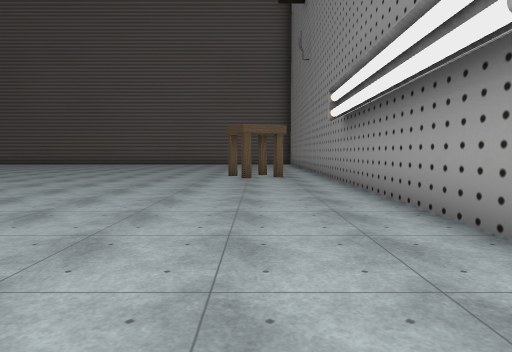
[1] (above)

21 first-person views from a walk through a 3-D level made in the Unity game engine. The camera is 1.5 m above the floor, tilts 4° down and sees 75° across. The floor is counted in squares, 2 m on a side. Each view is taken from the middle of a square. On the plan, view 1 faces up. The plan holds only what a view shows up to about 11 squares ahead; the rest is blank. The player character is not drawn. Some surface patterns are stand-ins.

[2]
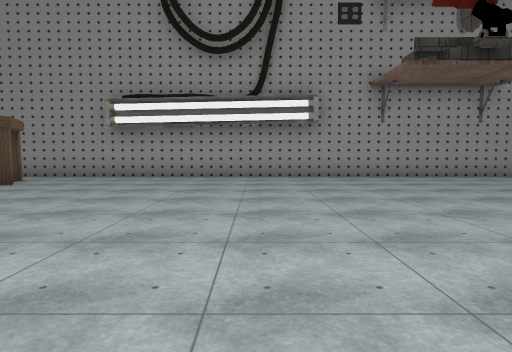

[3]
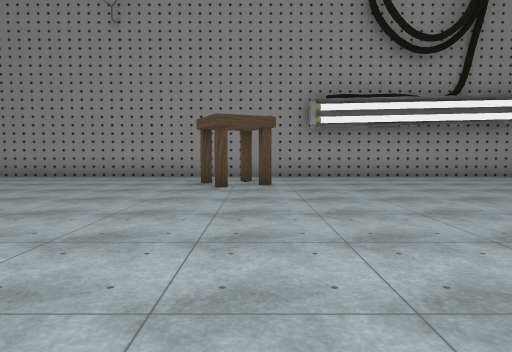

[4]
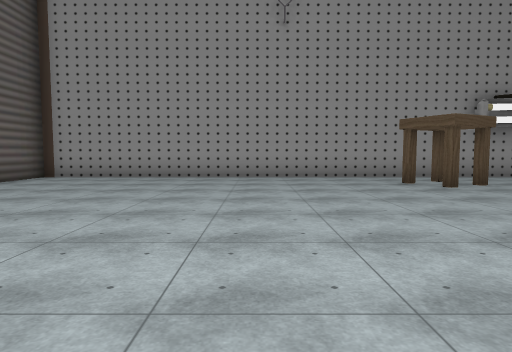

[5]
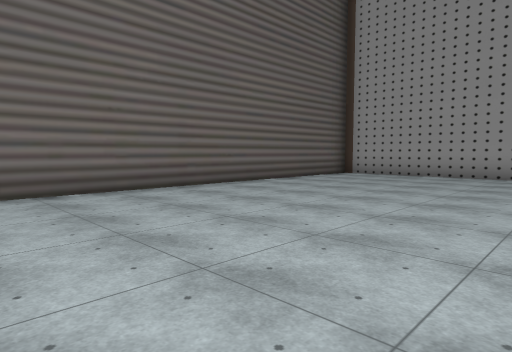

[6]
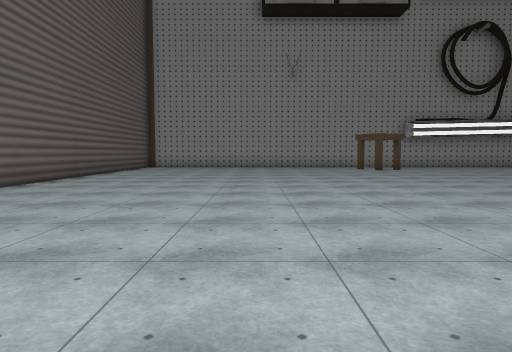

[7]
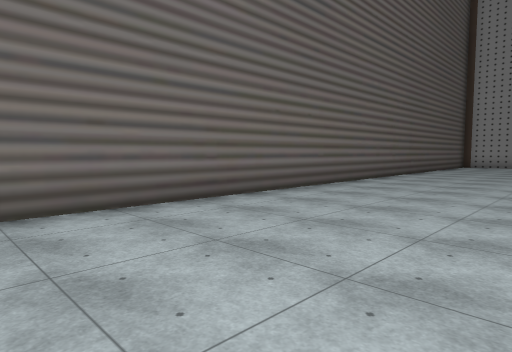

[8]
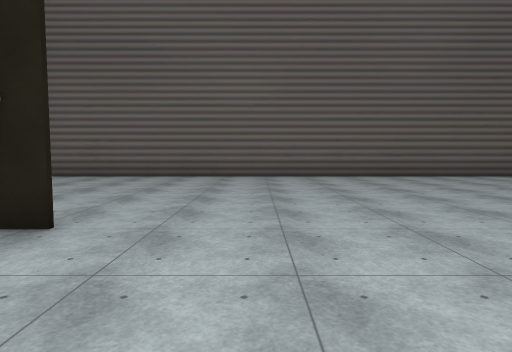

[9]
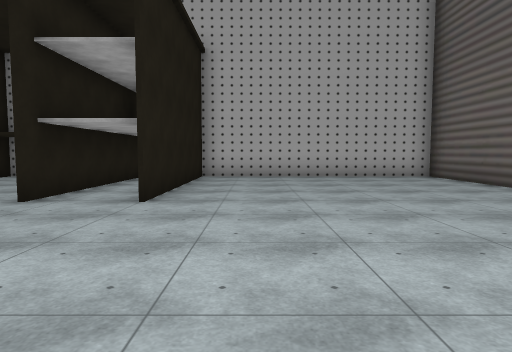

[10]
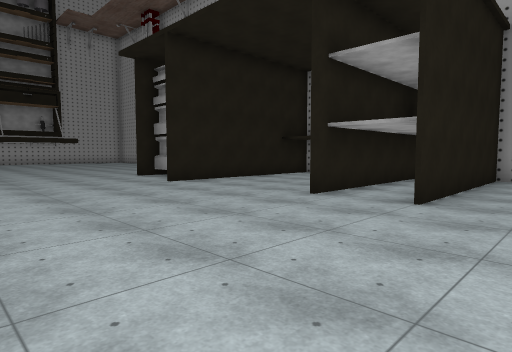

[11]
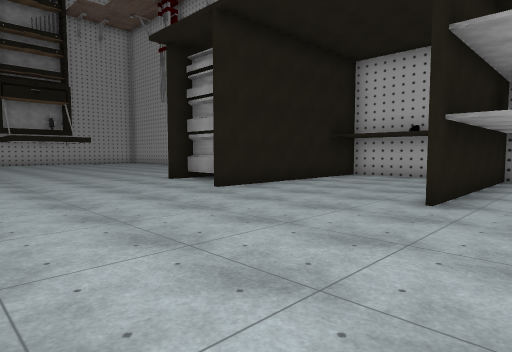

[12]
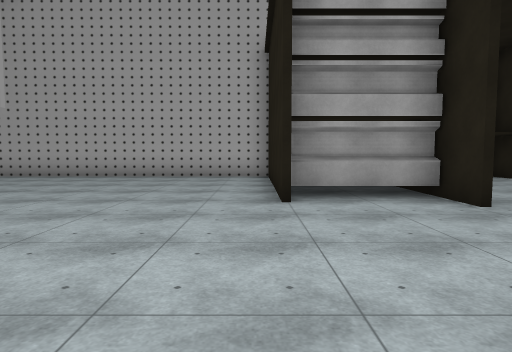

[13]
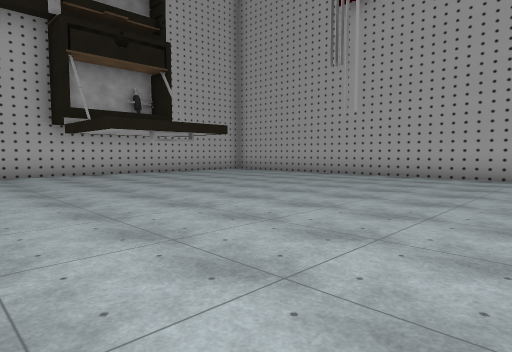

[14]
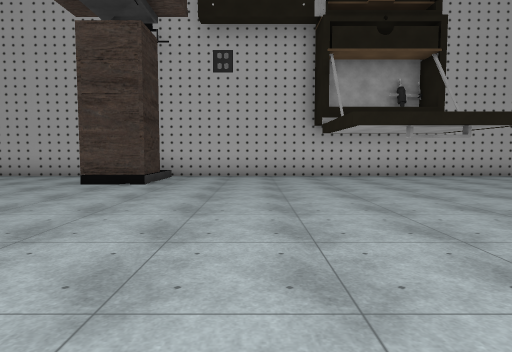

[15]
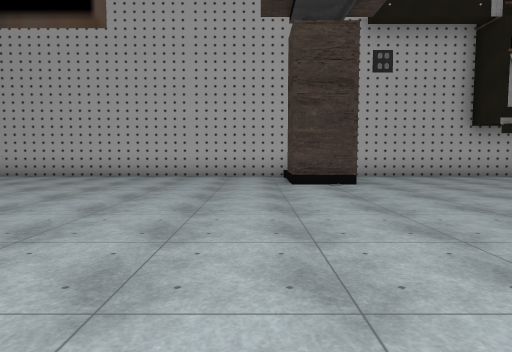

[16]
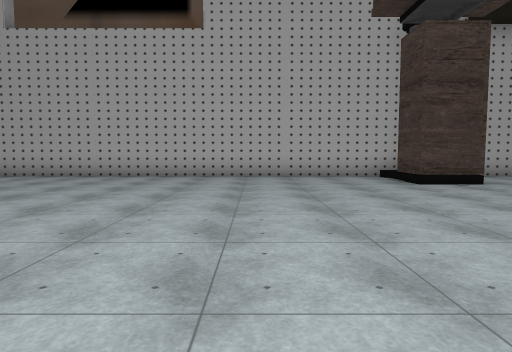

[17]
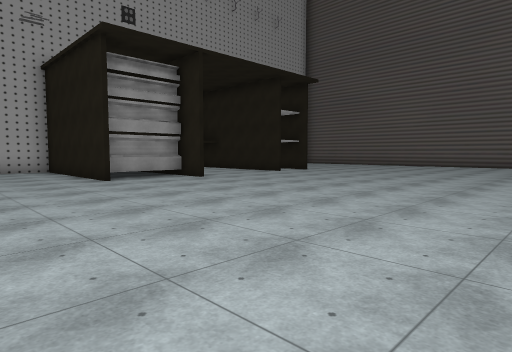

[18]
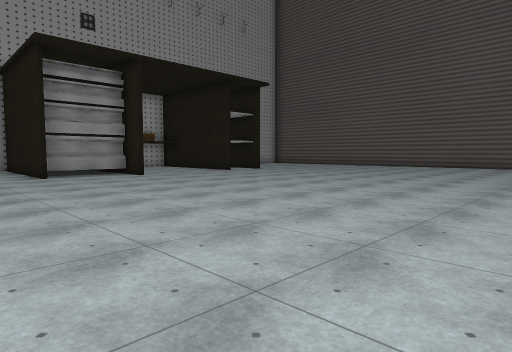

[19]
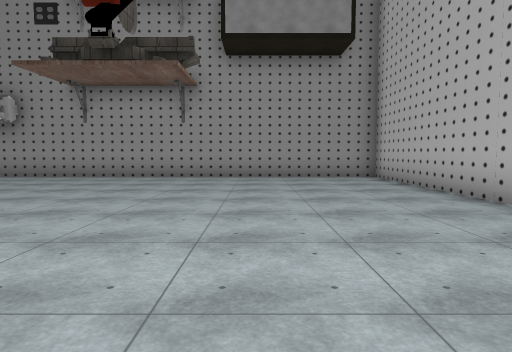

[20]
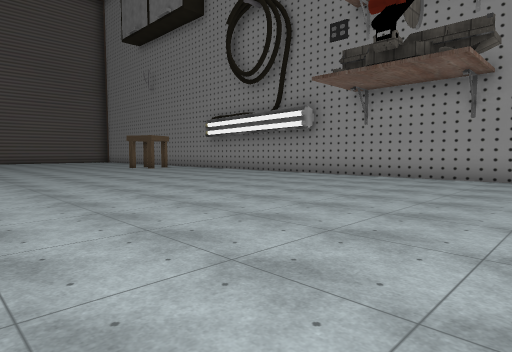

[21]
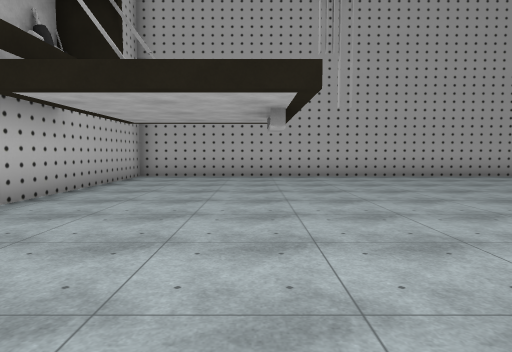

### Floor plan
Points are (right, up) in squares from view 1. A wall is a line through its corners. A room is listed if a view was taken in it or the views show most of it. See-through windows are left out.
Room 1 (views 1, 2, 3, 4, 5, 6, 7, 8, 9, 10, 11, 12, 13, 14, 15, 16, 17, 18, 19, 20, 21)
walls: (-19.5, 8.1) (-21.4, 8.1); (-20, 5.4) (-25.1, 5.4); (-20.6, 8.1) (-20.6, 5.5); (-20.8, 8.1) (-20.8, 5.5) (-20, 5.5); (-20, 14.2) (-20.5, 14.2); (-13.4, -7.4) (-13.4, -5.8) (-11.9, -5.8) (-11.9, -7.1); (-25.5, 5.5) (-25.5, -8.7) (2.2, -8.7) (2.2, 21.5) (-25.5, 21.5) (-25.5, 14.3) (-20, 14.3); (-24.6, 12.4) (-25.4, 12.4); (-25.5, 10.6) (-25.5, 8.3) (-19.5, 8.3); (-25.6, 12.5) (-20, 12.5)
objects: stool (-1, 10) to (0, 11)

Where each view was taken, in squares from view 1:
view 1: 0 up, 0 right, facing up
view 2: 4 up, 8 left, facing right
view 3: 10 up, 8 left, facing right
view 4: 15 up, 8 left, facing right
view 5: 15 up, 9 left, facing up-right
view 6: 16 up, 15 left, facing right
view 7: 17 up, 17 left, facing up-right
view 8: 11 up, 18 left, facing up
view 9: 16 up, 15 left, facing left
view 10: 16 up, 15 left, facing down-left
view 11: 14 up, 15 left, facing down-left
view 12: 5 up, 15 left, facing left
view 13: 3 up, 15 left, facing down-left
view 14: 2 up, 16 left, facing down
view 15: 2 up, 11 left, facing down
view 16: 2 up, 8 left, facing down
view 17: 2 up, 11 left, facing up-left
view 18: 3 up, 9 left, facing up-left
view 19: 5 down, 8 left, facing right
view 20: 5 down, 8 left, facing up-right
view 21: 5 down, 15 left, facing left
